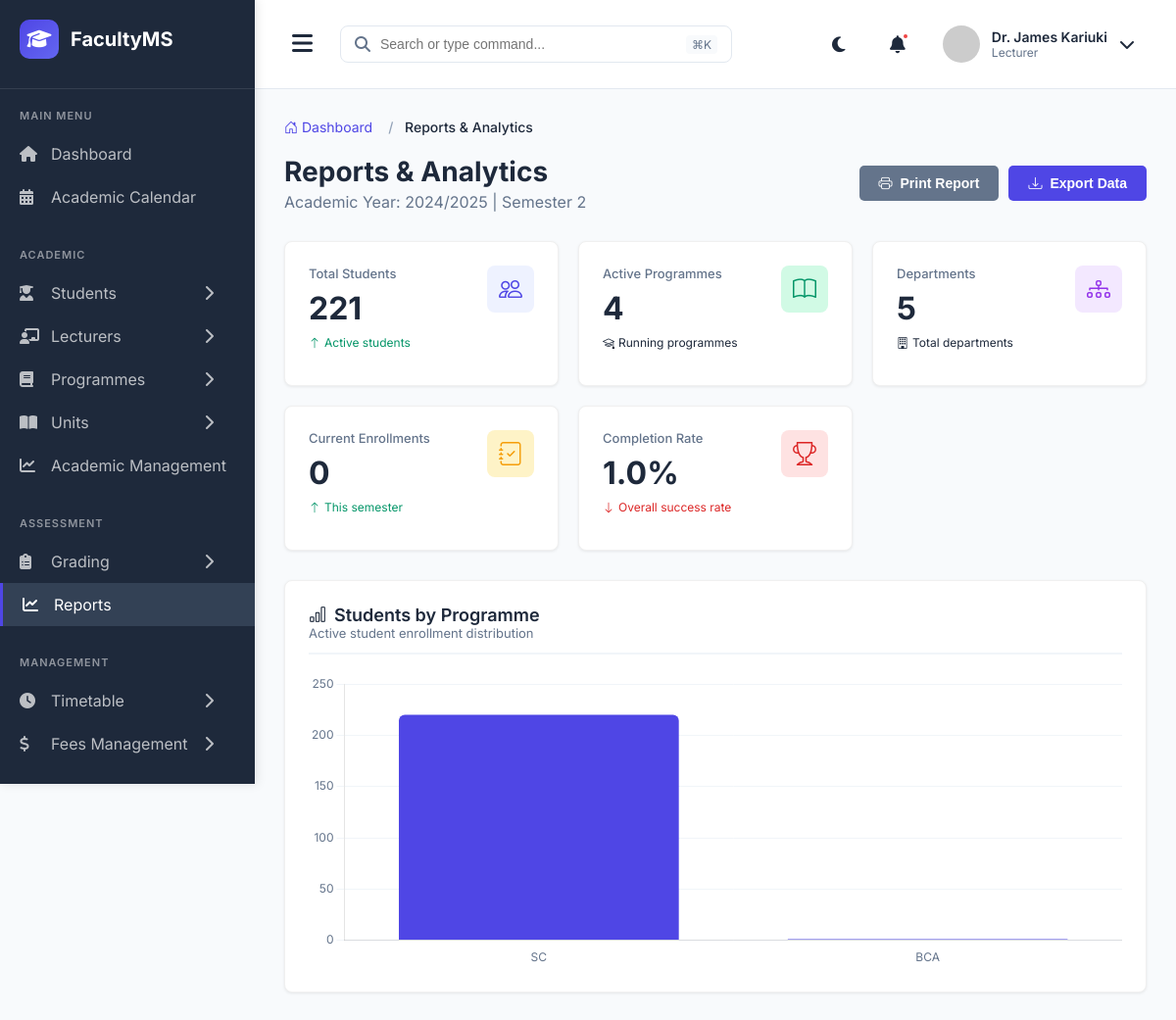
The app's page /admin-reports/ (signed in), older data.
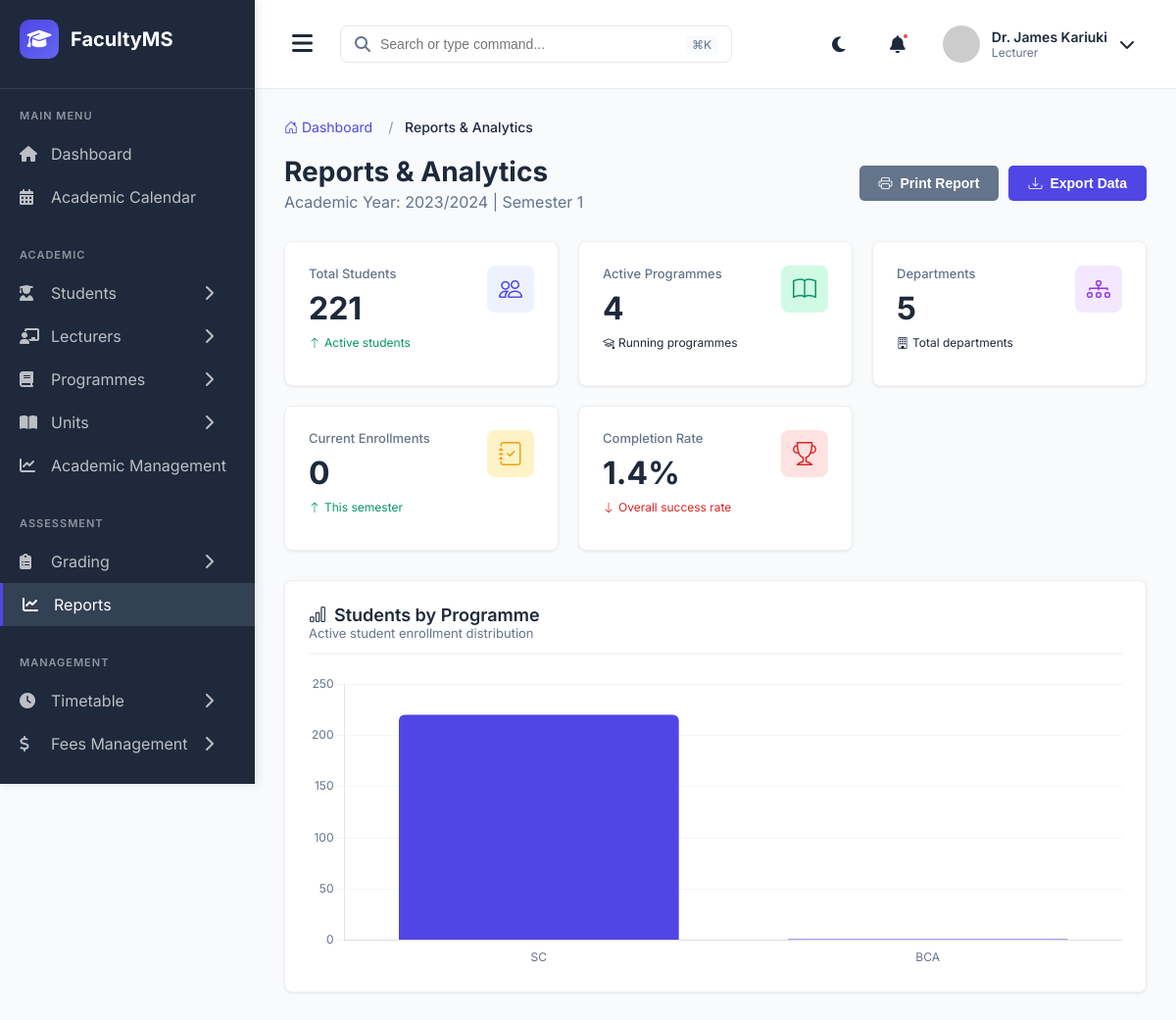
The same page, newer data.
### main_application/models.py (models this page shows, shortened)
class AcademicYear(models.Model):
    year_code = models.CharField(max_length=20, unique=True)  # e.g., "2024/2025"
    start_date = models.DateField()
    end_date = models.DateField()
    is_current = models.BooleanField(default=False)
    created_at = models.DateTimeField(auto_now_add=True)
    class Meta:
        db_table = 'academic_years'
        ordering = ['-start_date']

class Semester(models.Model):
    SEMESTER_CHOICES = (
        (1, 'Semester 1'),
        (2, 'Semester 2'),
        (3, 'Semester 3'),
    )
    academic_year = models.ForeignKey(AcademicYear, on_delete=models.CASCADE, related_name='semesters')
    semester_number = models.IntegerField(choices=SEMESTER_CHOICES)
    start_date = models.DateField()
    end_date = models.DateField()
    is_current = models.BooleanField(default=False)
    registration_deadline = models.DateField()
    class Meta:
        db_table = 'semesters'
        unique_together = ('academic_year', 'semester_number')
        ordering = ['-academic_year', 'semester_number']

### main_application/views.py (the view)
# urls.py: path('admin-reports/', views.admin_reports, name='admin_reports'),
@login_required
def admin_reports(request):
    current_academic_year = AcademicYear.objects.filter(is_current=True).first()
    current_semester = Semester.objects.filter(is_current=True).first()
    programme_enrollments = Student.objects.filter(is_active=True).values(
        'programme__code', 'programme__name'
    ).annotate(
        student_count=Count('user')
    ).order_by('-student_count')
    programme_labels = [item['programme__code'] for item in programme_enrollments]
    programme_data = [item['student_count'] for item in programme_enrollments]
    year_distribution = Student.objects.filter(is_active=True).values(
        'current_year'
    ).annotate(
        count=Count('user')
    ).order_by('current_year')
    year_labels = [f"Year {item['current_year']}" for item in year_distribution]
    year_data = [item['count'] for item in year_distribution]
    six_months_ago = datetime.now() - timedelta(days=180)
    enrollment_trends = UnitEnrollment.objects.filter(
        enrollment_date__gte=six_months_ago
    ).annotate(
        month=TruncMonth('enrollment_date')
    ).values('month').annotate(
        count=Count('id')
    ).order_by('month')
    trend_labels = [item['month'].strftime('%b %Y') for item in enrollment_trends]
    trend_data = [item['count'] for item in enrollment_trends]
    status_distribution = UnitEnrollment.objects.values('status').annotate(
        count=Count('id')
    ).order_by('-count')
    status_labels = [item['status'].replace('_', ' ').title() for item in status_distribution]
    status_data = [item['count'] for item in status_distribution]
    department_stats = Department.objects.annotate(
        student_count=Count('programmes__students', filter=Q(programmes__students__is_active=True))
    ).order_by('-student_count')[:10]
    dept_labels = [dept.code for dept in department_stats]
    dept_data = [dept.student_count for dept in department_stats]
    if current_semester:
        payment_status = FeePayment.objects.filter(
            semester=current_semester
        ).values('status').annotate(
            count=Count('id')
        )
        payment_labels = [item['status'].replace('_', ' ').title() for item in payment_status]
        payment_data = [item['count'] for item in payment_status]
    else:
        payment_labels = []
        payment_data = []
    recent_semesters = Semester.objects.all().order_by('-start_date')[:6]
    semester_registrations = []
    semester_labels = []
    for sem in reversed(recent_semesters):
        reg_count = SemesterRegistration.objects.filter(semester=sem).count()
        semester_registrations.append(reg_count)
        semester_labels.append(str(sem.semester_number))
    level_distribution = Programme.objects.filter(is_active=True).values(
        'level'
    ).annotate(
        count=Count('id')
    ).order_by('-count')
    level_labels = [item['level'].replace('_', ' ').title() for item in level_distribution]
    level_data = [item['count'] for item in level_distribution]
    total_students = Student.objects.filter(is_active=True).count()
    total_programmes = Programme.objects.filter(is_active=True).count()
    total_departments = Department.objects.count()
    if current_semester:
        current_enrollments = UnitEnrollment.objects.filter(
            semester=current_semester,
            status='ENROLLED'
        ).count()
    else:
        current_enrollments = 0
    total_enrollments = UnitEnrollment.objects.count()
    completed_enrollments = UnitEnrollment.objects.filter(status='COMPLETED').count()
    completion_rate = (completed_enrollments / total_enrollments * 100) if total_enrollments > 0 else 0
    gender_data = [45, 55]  # Placeholder - Male, Female percentages
    gender_labels = ['Male', 'Female']
    if current_academic_year:
        monthly_revenue = FeePayment.objects.filter(
            semester__academic_year=current_academic_year
        ).annotate(
            month=TruncMonth('payment_date')
        ).values('month').annotate(
            total=Sum('amount_paid')
        ).order_by('month')
        revenue_labels = [item['month'].strftime('%b %Y') for item in monthly_revenue]
        revenue_data = [float(item['total']) for item in monthly_revenue]
    else:
        revenue_labels = []
        revenue_data = []
    context = {
        'total_students': total_students,
        'total_programmes': total_programmes,
        'total_departments': total_departments,
        'current_enrollments': current_enrollments,
        'completion_rate': round(completion_rate, 1),
        'programme_labels': json.dumps(programme_labels),
        'programme_data': json.dumps(programme_data),
        'year_labels': json.dumps(year_labels),
        'year_data': json.dumps(year_data),
        'trend_labels': json.dumps(trend_labels),
        'trend_data': json.dumps(trend_data),
        'status_labels': json.dumps(status_labels),
        'status_data': json.dumps(status_data),
        'dept_labels': json.dumps(dept_labels),
        'dept_data': json.dumps(dept_data),
        'payment_labels': json.dumps(payment_labels),
        'payment_data': json.dumps(payment_data),
        'semester_labels': json.dumps(semester_labels),
        'semester_registrations': json.dumps(semester_registrations),
        'level_labels': json.dumps(level_labels),
        'level_data': json.dumps(level_data),
        'gender_labels': json.dumps(gender_labels),
        'gender_data': json.dumps(gender_data),
        'revenue_labels': json.dumps(revenue_labels),
        'revenue_data': json.dumps(revenue_data),
        'current_semester': current_semester,
        'current_academic_year': current_academic_year,
    }
    return render(request, 'admin/reports.html', context)

### templates/admin/reports.html (shortened to what the changed rows need)
{% extends 'admin_base.html' %}
{% block extra_css %}
<link rel="stylesheet" href="https://cdn.jsdelivr.net/npm/bootstrap-icons@1.10.0/font/bootstrap-icons.css">
{% endblock %}
{% block content %}
<div class="page-header">
    <div class="header-info">
        <h1 style="font-size: 28px; font-weight: 700; color: #1E293B; margin: 0;">Reports & Analytics</h1>
        <p style="color: #64748B; margin: 4px 0 0 0;">
            {% if current_academic_year %}
            Academic Year: {{ current_academic_year.year_code }}
            {% endif %}
            {% if current_semester %}
            | Semester {{ current_semester.semester_number }}
            {% endif %}
        </p>
    </div>
</div>
<div class="stats-grid">
    <div class="stat-card">
        <div class="stat-header">
            <div class="stat-content">
                <h3>Completion Rate</h3>
                <div class="stat-value">{{ completion_rate }}%</div>
                <div class="stat-trend {% if completion_rate >= 70 %}up{% else %}down{% endif %}">
                    <i class="bi bi-{% if completion_rate >= 70 %}arrow-up{% else %}arrow-down{% endif %}"></i>
                    Overall success rate
                </div>
            </div>
        </div>
    </div>
</div>
{% endblock %}

Row changes from the older to the newer data that the page shows:
no longer on this page (row edited): AcademicYear: year_code "2024/2025"
no longer on this page (row edited): Semester: semester_number "2"
now on this page (row edited): AcademicYear: year_code "2023/2024"
now on this page (row edited): Semester: semester_number "1"
Text that changed along with them:
{{ completion_rate }}: "1.0" → "1.4"
